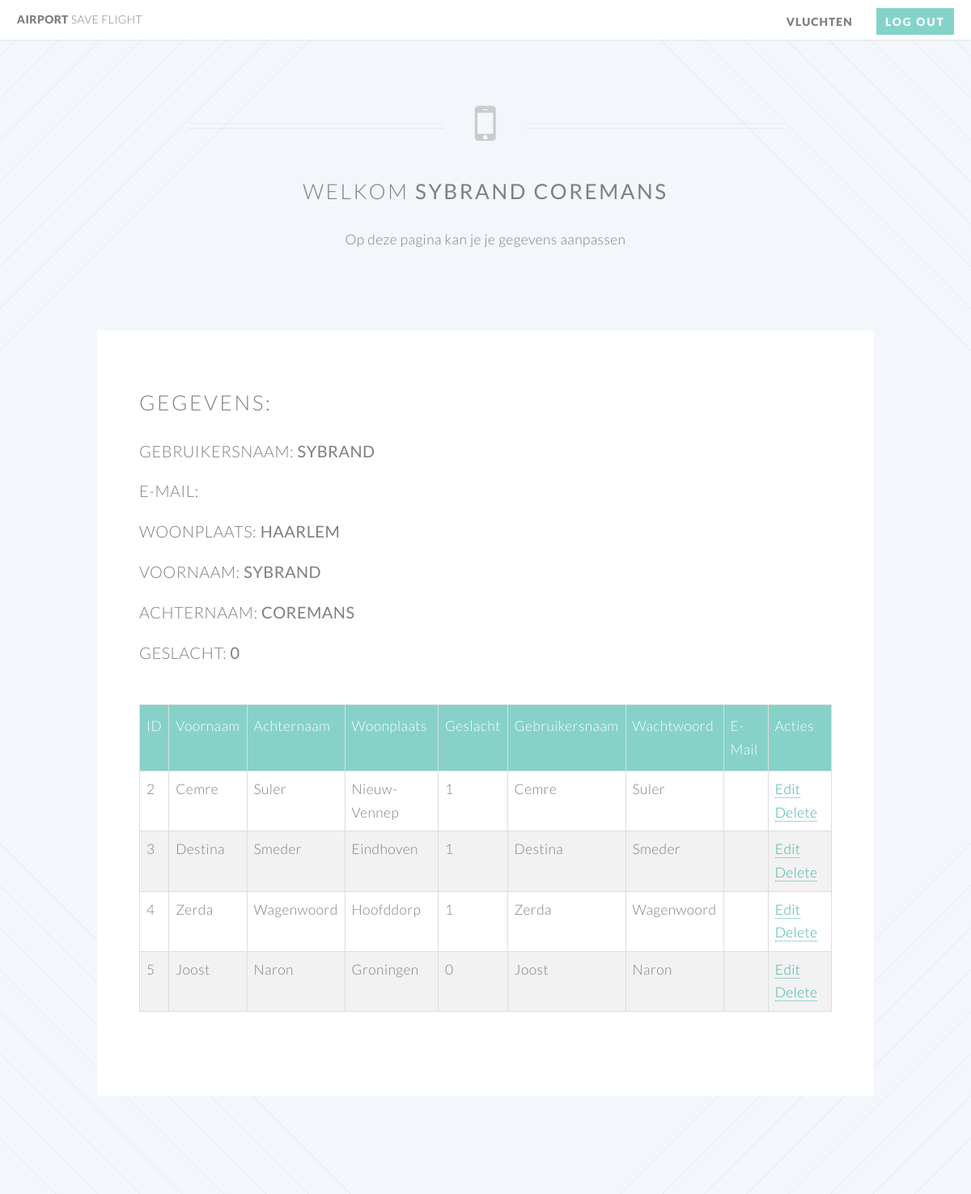
Screenshot of /admin.php (signed in) with the database file from the repository.
### tables this page shows
create table passenger_information ( passenger_id integer primary key unique, passenger_firstname text, passenger_lastname text, passenger_city text, passenger_gender integer, passenger_flighthours integer, passenger_username text, passenger_password text);

### session.php (called while the page is built, shortened)
<?php
   include('config.php');
   $user_check = $_SESSION['login_user'];
   $ses_sql = mysqli_query($db,"SELECT * FROM passenger_information WHERE passenger_username = '$user_check' ");
   $row = mysqli_fetch_array($ses_sql);
   $final_username = $row['passenger_username'];
   $final_city = $row['passenger_city'];
   $final_firstname = $row['passenger_firstname'];
   $final_lastname = $row['passenger_lastname'];
    $final_geslacht = $row['passenger_gender'];
?>

### admin.php (the view, shortened to what this page needs)
<!DOCTYPE HTML>
<?php
include('session.php');
include('config.php')
?>
<html>
	<head>
		<link rel="stylesheet" href="assets/css/main.css" />
	</head>
	<body class="no-sidebar is-preload">
		<div id="page-wrapper">
				<header id="header">
					<h1 id="logo"><a href="index.php">Airport <span>save flight</span></a></h1>
					<nav id="nav">
						<ul>
							<li class="current"><a href="vluchten.php">Vluchten</a></li>
							<li><a href="logout.php?logout=1" class="button primary">Log out</a></li>
						</ul>
					</nav>
				</header>
				<article  id="main">
					<header class="special container medium">
						<span class="icon fa-mobile"></span>
						<h2>Welkom <strong> <?php echo $final_firstname . ' ' . $final_lastname; ?></strong></h2>
						<p>Op deze pagina kan je je gegevens aanpassen</p> <br>
					</header>
					<section class="wrapper style3 container">
					<h2>Gegevens:</h2>
					<h3>Gebruikersnaam: <strong><?php echo $final_username; ?></strong> </h3>
					<h3>E-Mail: <strong> <?php echo $final_email ?></strong> </h3>
					<h3>Woonplaats: <strong> <?php echo $final_city ?></strong> </h3>
					<h3>Voornaam: <strong><?php echo $final_firstname ?></strong></h3>
					<h3>Achternaam: <strong><?php echo $final_lastname ?></strong> </h3>
					<h3>Geslacht: <strong><?php echo $final_geslacht ?></strong></h3>
					<br>
						<?php
						$allInfo = "SELECT * FROM passenger_information";
						$result = mysqli_query($db, $allInfo);
						echo "<table class='table table-bordered table-striped'>";
                                echo "<thead>";
                                    echo "<tr>";
                                        echo "<th>ID</th>";
                                        echo "<th>Voornaam</th>";
                                        echo "<th>Achternaam</th>";
                                        echo "<th>Woonplaats</th>";
                                        echo "<th>Geslacht</th>";
                                        echo "<th>Gebruikersnaam</th>";
                                        echo "<th>Wachtwoord</th>";
                                        echo "<th>E-Mail</th>";
                                        echo "<th>Acties</th>";
                                    echo "</tr>";
                                echo "</thead>";
                                echo "<tbody>";
					while ($row = mysqli_fetch_array($result)) {
						echo "<tr>";
                                        echo "<td>" . $row['passenger_id'] . "</td>";
                                        echo "<td>" . $row['passenger_firstname'] . "</td>";
                                        echo "<td>" . $row['passenger_lastname'] . "</td>";
                                        echo "<td>" . $row['passenger_city'] . "</td>";
                                        echo "<td>" . $row['passenger_gender'] . "</td>";
                                        echo "<td>" . $row['passenger_username'] . "</td>";
                                        echo "<td>" . $row['passenger_password'] . "</td>";
                                        echo "<td>" . $row['passenger_email'] . "</td>";
                                        echo "<td>";
                                            echo "<a href='adminEdit.php?id=". $row['passenger_id'] ."' title='Update Record' data-toggle='tooltip'> Edit </a>";
                                            echo "<a href='deleteAccount.php?id=". $row['passenger_id'] ."' title='Delete Record' data-toggle='tooltip'> Delete </a>";
                                        echo "</td>";
                                    echo "</tr>";
                                }
                                echo "</tbody>";
                            echo "</table>";
					?>
					</section>
				</article>
		</div>
	</body>
</html>

### admin.php (style rules this page uses)
td,th { border: 1px solid #ddd; padding: 8px; }
tr:nth-child(even) { background-color: #f2f2f2; }
th { padding-top: 12px; padding-bottom: 12px; text-align: left; background-color: rgb(134,210,201); color: white; }

### rows the page displays
passenger_information: passenger_firstname "SYBRAND", passenger_lastname "COREMANS", passenger_username "SYBRAND", passenger_city "HAARLEM", passenger_gender "0"
passenger_information: passenger_id "2", passenger_firstname "Cemre", passenger_lastname "Suler", passenger_city "Nieuw-Vennep", passenger_gender "1", passenger_username "Cemre", passenger_password "Suler"
passenger_information: passenger_id "3", passenger_firstname "Destina", passenger_lastname "Smeder", passenger_city "Eindhoven", passenger_gender "1", passenger_username "Destina", passenger_password "Smeder"
passenger_information: passenger_id "4", passenger_firstname "Zerda", passenger_lastname "Wagenwoord", passenger_city "Hoofddorp", passenger_gender "1", passenger_username "Zerda", passenger_password "Wagenwoord"
passenger_information: passenger_id "5", passenger_firstname "Joost", passenger_lastname "Naron", passenger_city "Groningen", passenger_gender "0", passenger_username "Joost", passenger_password "Naron"
